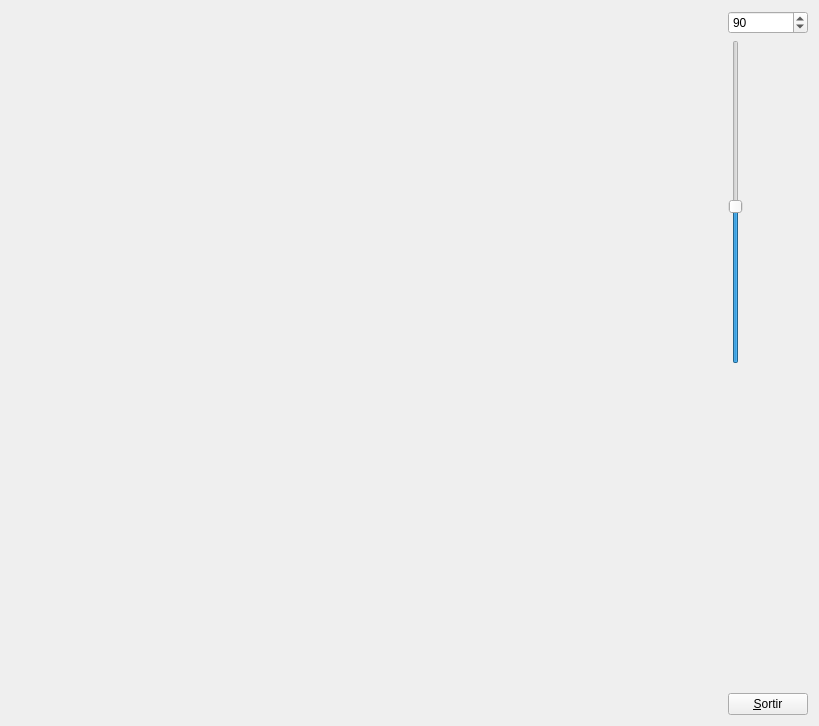
<?xml version="1.0" encoding="UTF-8"?>
<ui version="4.0">
 <class>MyForm</class>
 <widget class="QWidget" name="MyForm">
  <property name="geometry">
   <rect>
    <x>0</x>
    <y>0</y>
    <width>819</width>
    <height>726</height>
   </rect>
  </property>
  <property name="windowTitle">
   <string>IDI-Lab</string>
  </property>
  <layout class="QHBoxLayout" name="horizontalLayout">
   <item>
    <widget class="MyGLWidget" name="widget" native="true">
     <property name="sizePolicy">
      <sizepolicy hsizetype="Expanding" vsizetype="Expanding">
       <horstretch>0</horstretch>
       <verstretch>0</verstretch>
      </sizepolicy>
     </property>
     <property name="minimumSize">
      <size>
       <width>50</width>
       <height>50</height>
      </size>
     </property>
    </widget>
   </item>
   <item>
    <layout class="QVBoxLayout" name="verticalLayout">
     <item>
      <widget class="QSpinBox" name="spinBox">
       <property name="minimum">
        <number>5</number>
       </property>
       <property name="maximum">
        <number>180</number>
       </property>
       <property name="singleStep">
        <number>5</number>
       </property>
       <property name="value">
        <number>90</number>
       </property>
      </widget>
     </item>
     <item>
      <widget class="QSlider" name="verticalSlider">
       <property name="minimum">
        <number>5</number>
       </property>
       <property name="maximum">
        <number>180</number>
       </property>
       <property name="singleStep">
        <number>5</number>
       </property>
       <property name="value">
        <number>90</number>
       </property>
       <property name="orientation">
        <enum>Qt::Vertical</enum>
       </property>
      </widget>
     </item>
     <item>
      <spacer name="verticalSpacer">
       <property name="orientation">
        <enum>Qt::Vertical</enum>
       </property>
       <property name="sizeHint" stdset="0">
        <size>
         <width>20</width>
         <height>40</height>
        </size>
       </property>
      </spacer>
     </item>
     <item>
      <widget class="QPushButton" name="pushButton">
       <property name="sizePolicy">
        <sizepolicy hsizetype="Fixed" vsizetype="Fixed">
         <horstretch>0</horstretch>
         <verstretch>0</verstretch>
        </sizepolicy>
       </property>
       <property name="text">
        <string>&amp;Sortir</string>
       </property>
      </widget>
     </item>
    </layout>
   </item>
  </layout>
 </widget>
 <customwidgets>
  <customwidget>
   <class>MyGLWidget</class>
   <extends>QWidget</extends>
   <header>MyGLWidget.h</header>
   <container>1</container>
  </customwidget>
 </customwidgets>
 <resources/>
 <connections>
  <connection>
   <sender>pushButton</sender>
   <signal>clicked()</signal>
   <receiver>MyForm</receiver>
   <slot>close()</slot>
   <hints>
    <hint type="sourcelabel">
     <x>808</x>
     <y>715</y>
    </hint>
    <hint type="destinationlabel">
     <x>839</x>
     <y>529</y>
    </hint>
   </hints>
  </connection>
  <connection>
   <sender>verticalSlider</sender>
   <signal>valueChanged(int)</signal>
   <receiver>spinBox</receiver>
   <slot>setValue(int)</slot>
   <hints>
    <hint type="sourcelabel">
     <x>737</x>
     <y>356</y>
    </hint>
    <hint type="destinationlabel">
     <x>779</x>
     <y>34</y>
    </hint>
   </hints>
  </connection>
  <connection>
   <sender>spinBox</sender>
   <signal>valueChanged(int)</signal>
   <receiver>verticalSlider</receiver>
   <slot>setValue(int)</slot>
   <hints>
    <hint type="sourcelabel">
     <x>759</x>
     <y>32</y>
    </hint>
    <hint type="destinationlabel">
     <x>736</x>
     <y>140</y>
    </hint>
   </hints>
  </connection>
 </connections>
</ui>
